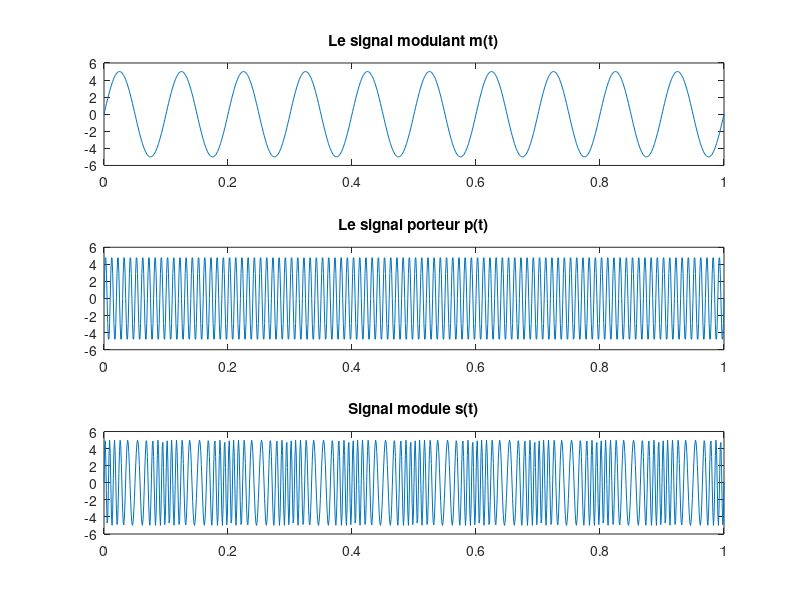

MATLAB code to generate this figure:
t = 0:0.001:1;
Am = 5;
Ac = 5;
fm = 10;
fc = 100;
k = 4;
m = Am*sin(2*pi*fm*t);
subplot(3,1,1);
plot(t,m);
title('Le signal modulant m(t)');
p = Ac*sin(2*pi*fc*t);
subplot(3,1,2);
plot(t,p);
title('Le signal porteur p(t)');
s = Ac*sin(2*pi*fc*t+k.*sin(2*pi*fm*t));
subplot(3,1,3);
plot(t,s);
title('Signal module s(t)');
print('pm', '-dpng', '-r300');
